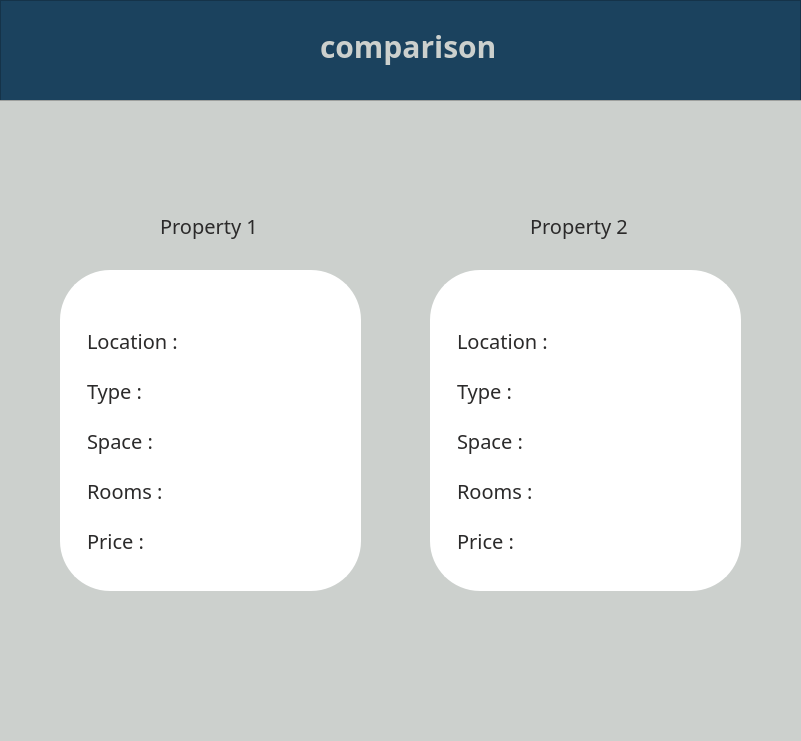
<?xml version="1.0" encoding="UTF-8"?>
<ui version="4.0">
 <class>Form</class>
 <widget class="QWidget" name="Form">
  <property name="geometry">
   <rect>
    <x>0</x>
    <y>0</y>
    <width>801</width>
    <height>741</height>
   </rect>
  </property>
  <property name="windowTitle">
   <string>Form</string>
  </property>
  <widget class="QFrame" name="frame">
   <property name="geometry">
    <rect>
     <x>0</x>
     <y>0</y>
     <width>801</width>
     <height>741</height>
    </rect>
   </property>
   <property name="styleSheet">
    <string notr="true">QFrame{
        font-family:Sans Serif Collection;
        background:#1B425E;
        font-size:24px;
}
#homeImage{
background:#1B425E;
border:none;
}
#headLabel{
        background:#1B425E;
        color:#CCD0CD;
        font-weight:600;
        font-size:30px;
}
#frame_2{
        background:#CCD0CD;
}
QLabel{
color:#2B2A2A;
  background:#CCD0CD;
}

QLineEdit{
        border:solid;
       border-radius:5px;
       background: white;
        color:#2B2A2A;
        font-size:15px;
  }
QComboBox{
        background: white;
        color:#2B2A2A;
        border-style:solid; 
 }
QSpinBox{
background: white;
 color:#2B2A2A;
}
#textEdit{
        background: white;
        color:#2B2A2A;
        border-style:solid;
        border-radius:5px;
        font-size:15px;
 }
#pushButton{
background: #1B425E;
color:white;
border-style:solid;
border-radius:5px;
}
#pushButton:hover{
background: white;
color: #1B425E;
}
#locationImage{
background:#CCD0CD;
border:none;
}
#squareFootage{
background:#CCD0CD;
border:none;
}
#dollarImage{
background:#CCD0CD;
border:none;
}
#roomNumber{
background:#CCD0CD;
border:none;
}
#type{
background:#CCD0CD;
border:none;
}
#description{
background:#CCD0CD;
border:none;
}


</string>
   </property>
   <property name="frameShape">
    <enum>QFrame::Shape::StyledPanel</enum>
   </property>
   <property name="frameShadow">
    <enum>QFrame::Shadow::Raised</enum>
   </property>
   <widget class="QLabel" name="headLabel">
    <property name="geometry">
     <rect>
      <x>320</x>
      <y>20</y>
      <width>301</width>
      <height>51</height>
     </rect>
    </property>
    <property name="text">
     <string>comparison</string>
    </property>
   </widget>
   <widget class="QFrame" name="frame_2">
    <property name="geometry">
     <rect>
      <x>-10</x>
      <y>100</y>
      <width>991</width>
      <height>681</height>
     </rect>
    </property>
    <property name="styleSheet">
     <string notr="true">QFrame_3{
background-color:white
}
QLabel{
font-size:20px;
}</string>
    </property>
    <property name="frameShape">
     <enum>QFrame::Shape::StyledPanel</enum>
    </property>
    <property name="frameShadow">
     <enum>QFrame::Shadow::Raised</enum>
    </property>
    <widget class="QFrame" name="frame_3">
     <property name="geometry">
      <rect>
       <x>70</x>
       <y>170</y>
       <width>301</width>
       <height>321</height>
      </rect>
     </property>
     <property name="styleSheet">
      <string notr="true">QFrame{
background-color:white;
 width: 200px;
        height: 200px;
        border: 2px solid white;
        border-radius: 50%;
}</string>
     </property>
     <property name="frameShape">
      <enum>QFrame::Shape::StyledPanel</enum>
     </property>
     <property name="frameShadow">
      <enum>QFrame::Shadow::Raised</enum>
     </property>
     <widget class="QLabel" name="all_labels">
      <property name="geometry">
       <rect>
        <x>20</x>
        <y>50</y>
        <width>251</width>
        <height>41</height>
       </rect>
      </property>
      <property name="styleSheet">
       <string notr="true"/>
      </property>
      <property name="text">
       <string>Location :</string>
      </property>
     </widget>
     <widget class="QLabel" name="all_labels_3">
      <property name="geometry">
       <rect>
        <x>20</x>
        <y>100</y>
        <width>261</width>
        <height>41</height>
       </rect>
      </property>
      <property name="styleSheet">
       <string notr="true">#all_labels{
font-size:18px;
}</string>
      </property>
      <property name="text">
       <string>Type :</string>
      </property>
     </widget>
     <widget class="QLabel" name="all_labels_7">
      <property name="geometry">
       <rect>
        <x>20</x>
        <y>150</y>
        <width>251</width>
        <height>41</height>
       </rect>
      </property>
      <property name="styleSheet">
       <string notr="true">#all_labels{
font-size:18px;
}</string>
      </property>
      <property name="text">
       <string>Space :</string>
      </property>
     </widget>
     <widget class="QLabel" name="all_labels_9">
      <property name="geometry">
       <rect>
        <x>20</x>
        <y>200</y>
        <width>261</width>
        <height>41</height>
       </rect>
      </property>
      <property name="styleSheet">
       <string notr="true">#all_labels{
font-size:18px;
}</string>
      </property>
      <property name="text">
       <string>Rooms :</string>
      </property>
     </widget>
     <widget class="QLabel" name="all_labels_11">
      <property name="geometry">
       <rect>
        <x>20</x>
        <y>250</y>
        <width>241</width>
        <height>41</height>
       </rect>
      </property>
      <property name="styleSheet">
       <string notr="true">#all_labels{
font-size:18px;
}</string>
      </property>
      <property name="text">
       <string>Price :</string>
      </property>
     </widget>
    </widget>
    <widget class="QFrame" name="frame_5">
     <property name="geometry">
      <rect>
       <x>440</x>
       <y>170</y>
       <width>311</width>
       <height>321</height>
      </rect>
     </property>
     <property name="styleSheet">
      <string notr="true">QFrame{
background-color:white;
 width: 200px;
        height: 200px;
        border: 2px solid white;
        border-radius: 50%;
}</string>
     </property>
     <property name="frameShape">
      <enum>QFrame::Shape::StyledPanel</enum>
     </property>
     <property name="frameShadow">
      <enum>QFrame::Shadow::Raised</enum>
     </property>
     <widget class="QLabel" name="all_labels_2">
      <property name="geometry">
       <rect>
        <x>20</x>
        <y>50</y>
        <width>251</width>
        <height>41</height>
       </rect>
      </property>
      <property name="styleSheet">
       <string notr="true">#all_labels{
font-size:18px;
}</string>
      </property>
      <property name="text">
       <string>Location :</string>
      </property>
     </widget>
     <widget class="QLabel" name="all_labels_4">
      <property name="geometry">
       <rect>
        <x>20</x>
        <y>100</y>
        <width>251</width>
        <height>41</height>
       </rect>
      </property>
      <property name="styleSheet">
       <string notr="true">#all_labels{
font-size:18px;
}</string>
      </property>
      <property name="text">
       <string>Type :</string>
      </property>
     </widget>
     <widget class="QLabel" name="all_labels_8">
      <property name="geometry">
       <rect>
        <x>20</x>
        <y>150</y>
        <width>261</width>
        <height>41</height>
       </rect>
      </property>
      <property name="styleSheet">
       <string notr="true">#all_labels{
font-size:18px;
}</string>
      </property>
      <property name="text">
       <string>Space :</string>
      </property>
     </widget>
     <widget class="QLabel" name="all_labels_10">
      <property name="geometry">
       <rect>
        <x>20</x>
        <y>200</y>
        <width>261</width>
        <height>41</height>
       </rect>
      </property>
      <property name="styleSheet">
       <string notr="true">#all_labels{
font-size:18px;
}</string>
      </property>
      <property name="text">
       <string>Rooms :</string>
      </property>
     </widget>
     <widget class="QLabel" name="all_labels_12">
      <property name="geometry">
       <rect>
        <x>20</x>
        <y>250</y>
        <width>261</width>
        <height>41</height>
       </rect>
      </property>
      <property name="styleSheet">
       <string notr="true">#all_labels{
font-size:18px;
}</string>
      </property>
      <property name="text">
       <string>Price :</string>
      </property>
     </widget>
    </widget>
    <widget class="QLabel" name="label">
     <property name="geometry">
      <rect>
       <x>170</x>
       <y>110</y>
       <width>111</width>
       <height>31</height>
      </rect>
     </property>
     <property name="text">
      <string>Property 1</string>
     </property>
    </widget>
    <widget class="QLabel" name="label_2">
     <property name="geometry">
      <rect>
       <x>540</x>
       <y>110</y>
       <width>111</width>
       <height>31</height>
      </rect>
     </property>
     <property name="text">
      <string>Property 2</string>
     </property>
    </widget>
   </widget>
   <widget class="QPushButton" name="homeImage">
    <property name="geometry">
     <rect>
      <x>250</x>
      <y>20</y>
      <width>51</width>
      <height>51</height>
     </rect>
    </property>
    <property name="text">
     <string/>
    </property>
    <property name="icon">
     <iconset resource="Resource.qrc">
      <normaloff>:/Assets/propertyHead.png</normaloff>:/Assets/propertyHead.png</iconset>
    </property>
    <property name="iconSize">
     <size>
      <width>50</width>
      <height>50</height>
     </size>
    </property>
   </widget>
  </widget>
 </widget>
 <resources>
  <include location="Resource.qrc"/>
 </resources>
 <connections/>
</ui>
